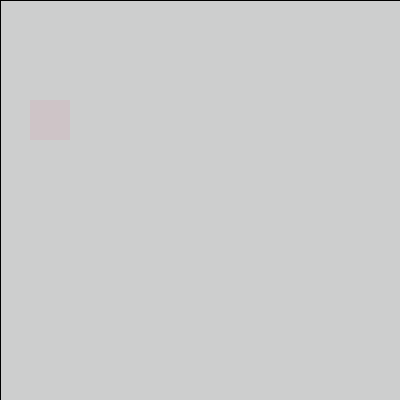
Frame 1 (no input)
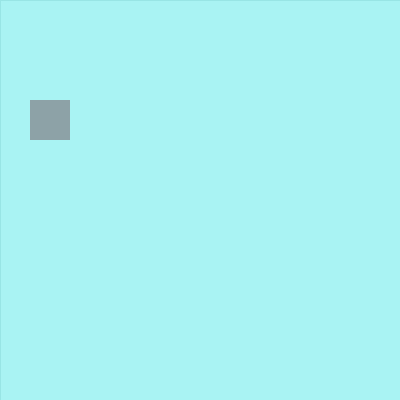
Frame 60 (the mouse pressed at the canvas centre just before this capture)
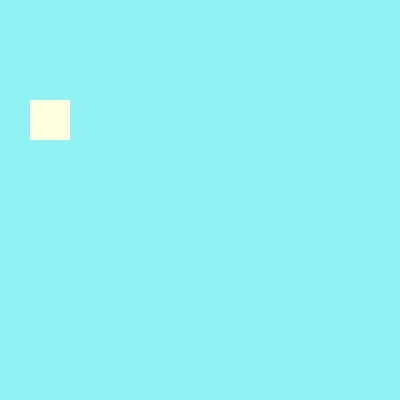
Frame 120 (the mouse held since frame 60 and released just before this capture)

The Processing sketch that drew these frames (run headless with seeded random() and noise(); from frame 60 on, the mouse is pressed at the canvas centre):

// Processing sketch: processing_108928
// ── processing_108928.pde

//Madeline Chan mchan1@andrew.cmu.edu
//Copyright 2013 Madeline Chan
//Homework 3

float x,y,wd,ht;
 
void setup( )
{
 size(400,400);
   
 
  x=0;
  y=height;
  wd=width;
  ht=height;
  frameRate(10);
  
strokeWeight(1);

}
 
void draw ( )
{
fill(random(360),255,255,10);
 rect(0,0,width,height);

 
fill(random(255),random(255),random(255), 50);
noStroke();
  triangle(mouseX,mouseY,30,100,pmouseX,pmouseY);
  
if (mousePressed == true) {
  fill (255, 255, 224);
} else {
  fill(random(255), random(255), random(255), 20);
}
rect(30, 100, 40, 40);
}
